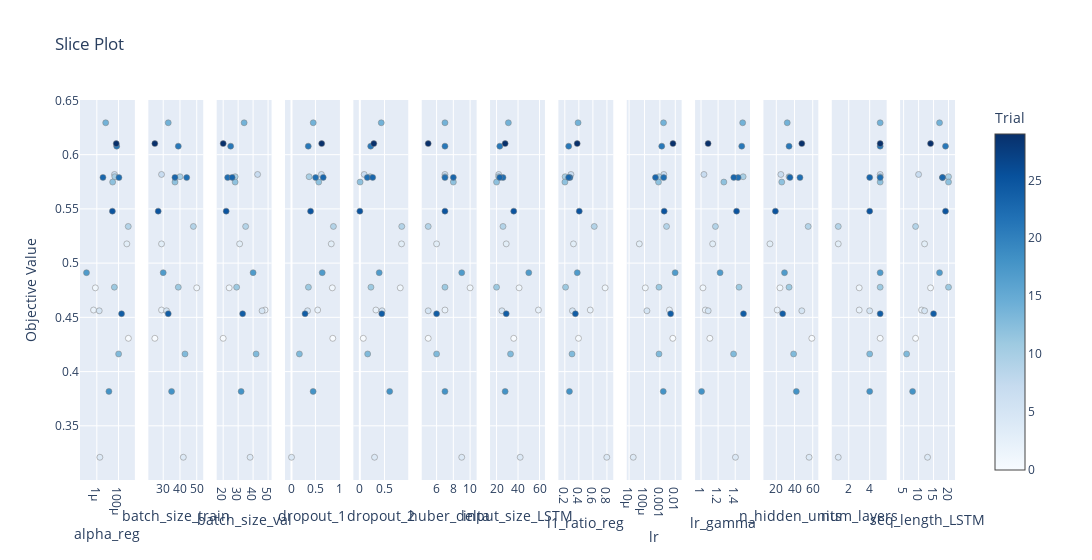

Here is the notebook cell this chart was saved with:
### Code cell
#Plotting the accuracies for each hyperparameter for each trial.
    
optuna.visualization.plot_slice(study)

### Figure 1 — Plotly figure (JSON) as saved in the notebook; plotly's stock layout.template omitted (floating-point values rounded to 4 significant figures)
{"data": [{"marker": {"color": [0, 1, 2, 3, 4, 5, 7, 9, 10, 11, 12, 13, 14, 17, 18, 21, 22, 23, 24, 25, 29], "colorbar": {"title": {"text": "Trial"}, "x": 1, "xpad": 40}, "colorscale": [[0, "rgb(247,251,255)"], [0.125, "rgb(222,235,247)"], [0.25, "rgb(198,219,239)"], [0.375, "rgb(158,202,225)"], [0.5, "rgb(107,174,214)"], [0.625, "rgb(66,146,198)"], [0.75, "rgb(33,113,181)"], [0.875, "rgb(8,81,156)"], [1, "rgb(8,48,107)"]], "line": {"color": "Grey", "width": 0.5}, "showscale": true}, "mode": "markers", "name": "Feasible Trial", "showlegend": false, "type": "scatter", "x": [0.0008226, 7.313e-07, 4.957e-07, 0.0005906, 1.906e-06, 1.661e-06, 4.286e-05, 0.0007988, 4.594e-05, 4.158e-05, 2.893e-05, 0.0001027, 6.595e-06, 1.108e-07, 1.308e-05, 6.843e-05, 0.0001104, 3.682e-06, 0.0001921, 2.744e-05, 6.201e-05], "xaxis": "x", "y": [0.4307, 0.4772, 0.4568, 0.5178, 0.321, 0.4561, 0.5817, 0.5338, 0.5796, 0.4778, 0.5747, 0.4162, 0.6294, 0.4912, 0.3817, 0.6078, 0.5788, 0.579, 0.4533, 0.5479, 0.6102], "yaxis": "y"}, {"marker": {"color": [0, 1, 2, 3, 4, 5, 7, 9, 10, 11, 12, 13, 14, 17, 18, 21, 22, 23, 24, 25, 29], "colorbar": {"title": {"text": "Trial"}, "x": 1, "xpad": 40}, "colorscale": [[0, "rgb(247,251,255)"], [0.125, "rgb(222,235,247)"], [0.25, "rgb(198,219,239)"], [0.375, "rgb(158,202,225)"], [0.5, "rgb(107,174,214)"], [0.625, "rgb(66,146,198)"], [0.75, "rgb(33,113,181)"], [0.875, "rgb(8,81,156)"], [1, "rgb(8,48,107)"]], "line": {"color": "Grey", "width": 0.5}, "showscale": false}, "mode": "markers", "name": "Feasible Trial", "showlegend": false, "type": "scatter", "x": [25, 50, 29, 29, 42, 32, 29, 48, 40, 39, 37, 43, 33, 30, 35, 39, 44, 37, 33, 27, 25], "xaxis": "x2", "y": [0.4307, 0.4772, 0.4568, 0.5178, 0.321, 0.4561, 0.5817, 0.5338, 0.5796, 0.4778, 0.5747, 0.4162, 0.6294, 0.4912, 0.3817, 0.6078, 0.5788, 0.579, 0.4533, 0.5479, 0.6102], "yaxis": "y2"}, {"marker": {"color": [0, 1, 2, 3, 4, 5, 7, 9, 10, 11, 12, 13, 14, 17, 18, 21, 22, 23, 24, 25, 29], "colorbar": {"title": {"text": "Trial"}, "x": 1, "xpad": 40}, "colorscale": [[0, "rgb(247,251,255)"], [0.125, "rgb(222,235,247)"], [0.25, "rgb(198,219,239)"], [0.375, "rgb(158,202,225)"], [0.5, "rgb(107,174,214)"], [0.625, "rgb(66,146,198)"], [0.75, "rgb(33,113,181)"], [0.875, "rgb(8,81,156)"], [1, "rgb(8,48,107)"]], "line": {"color": "Grey", "width": 0.5}, "showscale": false}, "mode": "markers", "name": "Feasible Trial", "showlegend": false, "type": "scatter", "x": [20, 24, 48, 31, 38, 46, 43, 35, 28, 29, 28, 42, 34, 40, 32, 25, 23, 26, 33, 22, 20], "xaxis": "x3", "y": [0.4307, 0.4772, 0.4568, 0.5178, 0.321, 0.4561, 0.5817, 0.5338, 0.5796, 0.4778, 0.5747, 0.4162, 0.6294, 0.4912, 0.3817, 0.6078, 0.5788, 0.579, 0.4533, 0.5479, 0.6102], "yaxis": "y3"}, {"marker": {"color": [0, 1, 2, 3, 4, 5, 7, 9, 10, 11, 12, 13, 14, 17, 18, 21, 22, 23, 24, 25, 29], "colorbar": {"title": {"text": "Trial"}, "x": 1, "xpad": 40}, "colorscale": [[0, "rgb(247,251,255)"], [0.125, "rgb(222,235,247)"], [0.25, "rgb(198,219,239)"], [0.375, "rgb(158,202,225)"], [0.5, "rgb(107,174,214)"], [0.625, "rgb(66,146,198)"], [0.75, "rgb(33,113,181)"], [0.875, "rgb(8,81,156)"], [1, "rgb(8,48,107)"]], "line": {"color": "Grey", "width": 0.5}, "showscale": false}, "mode": "markers", "name": "Feasible Trial", "showlegend": false, "type": "scatter", "x": [0.8619, 0.8521, 0.5472, 0.8306, 0.0005242, 0.3351, 0.6247, 0.8753, 0.3676, 0.353, 0.5688, 0.1645, 0.4535, 0.6417, 0.4517, 0.35, 0.5039, 0.6623, 0.2829, 0.3982, 0.6301], "xaxis": "x4", "y": [0.4307, 0.4772, 0.4568, 0.5178, 0.321, 0.4561, 0.5817, 0.5338, 0.5796, 0.4778, 0.5747, 0.4162, 0.6294, 0.4912, 0.3817, 0.6078, 0.5788, 0.579, 0.4533, 0.5479, 0.6102], "yaxis": "y4"}, {"marker": {"color": [0, 1, 2, 3, 4, 5, 7, 9, 10, 11, 12, 13, 14, 17, 18, 21, 22, 23, 24, 25, 29], "colorbar": {"title": {"text": "Trial"}, "x": 1, "xpad": 40}, "colorscale": [[0, "rgb(247,251,255)"], [0.125, "rgb(222,235,247)"], [0.25, "rgb(198,219,239)"], [0.375, "rgb(158,202,225)"], [0.5, "rgb(107,174,214)"], [0.625, "rgb(66,146,198)"], [0.75, "rgb(33,113,181)"], [0.875, "rgb(8,81,156)"], [1, "rgb(8,48,107)"]], "line": {"color": "Grey", "width": 0.5}, "showscale": false}, "mode": "markers", "name": "Feasible Trial", "showlegend": false, "type": "scatter", "x": [0.07033, 0.8198, 0.3258, 0.8456, 0.2982, 0.4513, 0.08853, 0.8502, 0.2081, 0.2255, 0.005665, 0.1591, 0.4347, 0.3929, 0.6052, 0.2205, 0.1515, 0.2605, 0.4452, 0.0009155, 0.2841], "xaxis": "x5", "y": [0.4307, 0.4772, 0.4568, 0.5178, 0.321, 0.4561, 0.5817, 0.5338, 0.5796, 0.4778, 0.5747, 0.4162, 0.6294, 0.4912, 0.3817, 0.6078, 0.5788, 0.579, 0.4533, 0.5479, 0.6102], "yaxis": "y5"}, {"marker": {"color": [0, 1, 2, 3, 4, 5, 7, 9, 10, 11, 12, 13, 14, 17, 18, 21, 22, 23, 24, 25, 29], "colorbar": {"title": {"text": "Trial"}, "x": 1, "xpad": 40}, "colorscale": [[0, "rgb(247,251,255)"], [0.125, "rgb(222,235,247)"], [0.25, "rgb(198,219,239)"], [0.375, "rgb(158,202,225)"], [0.5, "rgb(107,174,214)"], [0.625, "rgb(66,146,198)"], [0.75, "rgb(33,113,181)"], [0.875, "rgb(8,81,156)"], [1, "rgb(8,48,107)"]], "line": {"color": "Grey", "width": 0.5}, "showscale": false}, "mode": "markers", "name": "Feasible Trial", "showlegend": false, "type": "scatter", "x": [5, 10, 7, 6, 9, 5, 7, 5, 7, 7, 8, 6, 7, 9, 7, 7, 7, 8, 6, 7, 5], "xaxis": "x6", "y": [0.4307, 0.4772, 0.4568, 0.5178, 0.321, 0.4561, 0.5817, 0.5338, 0.5796, 0.4778, 0.5747, 0.4162, 0.6294, 0.4912, 0.3817, 0.6078, 0.5788, 0.579, 0.4533, 0.5479, 0.6102], "yaxis": "y6"}, {"marker": {"color": [0, 1, 2, 3, 4, 5, 7, 9, 10, 11, 12, 13, 14, 17, 18, 21, 22, 23, 24, 25, 29], "colorbar": {"title": {"text": "Trial"}, "x": 1, "xpad": 40}, "colorscale": [[0, "rgb(247,251,255)"], [0.125, "rgb(222,235,247)"], [0.25, "rgb(198,219,239)"], [0.375, "rgb(158,202,225)"], [0.5, "rgb(107,174,214)"], [0.625, "rgb(66,146,198)"], [0.75, "rgb(33,113,181)"], [0.875, "rgb(8,81,156)"], [1, "rgb(8,48,107)"]], "line": {"color": "Grey", "width": 0.5}, "showscale": false}, "mode": "markers", "name": "Feasible Trial", "showlegend": false, "type": "scatter", "x": [36, 41, 59, 29, 42, 25, 22, 26, 22, 20, 20, 33, 31, 50, 28, 23, 26, 23, 29, 36, 28], "xaxis": "x7", "y": [0.4307, 0.4772, 0.4568, 0.5178, 0.321, 0.4561, 0.5817, 0.5338, 0.5796, 0.4778, 0.5747, 0.4162, 0.6294, 0.4912, 0.3817, 0.6078, 0.5788, 0.579, 0.4533, 0.5479, 0.6102], "yaxis": "y7"}, {"marker": {"color": [0, 1, 2, 3, 4, 5, 7, 9, 10, 11, 12, 13, 14, 17, 18, 21, 22, 23, 24, 25, 29], "colorbar": {"title": {"text": "Trial"}, "x": 1, "xpad": 40}, "colorscale": [[0, "rgb(247,251,255)"], [0.125, "rgb(222,235,247)"], [0.25, "rgb(198,219,239)"], [0.375, "rgb(158,202,225)"], [0.5, "rgb(107,174,214)"], [0.625, "rgb(66,146,198)"], [0.75, "rgb(33,113,181)"], [0.875, "rgb(8,81,156)"], [1, "rgb(8,48,107)"]], "line": {"color": "Grey", "width": 0.5}, "showscale": false}, "mode": "markers", "name": "Feasible Trial", "showlegend": false, "type": "scatter", "x": [0.395, 0.7745, 0.5627, 0.3236, 0.7981, 0.309, 0.2875, 0.6196, 0.2048, 0.2107, 0.2013, 0.3025, 0.3889, 0.3775, 0.2662, 0.2555, 0.2732, 0.2543, 0.351, 0.4059, 0.3767], "xaxis": "x8", "y": [0.4307, 0.4772, 0.4568, 0.5178, 0.321, 0.4561, 0.5817, 0.5338, 0.5796, 0.4778, 0.5747, 0.4162, 0.6294, 0.4912, 0.3817, 0.6078, 0.5788, 0.579, 0.4533, 0.5479, 0.6102], "yaxis": "y8"}, {"marker": {"color": [0, 1, 2, 3, 4, 5, 7, 9, 10, 11, 12, 13, 14, 17, 18, 21, 22, 23, 24, 25, 29], "colorbar": {"title": {"text": "Trial"}, "x": 1, "xpad": 40}, "colorscale": [[0, "rgb(247,251,255)"], [0.125, "rgb(222,235,247)"], [0.25, "rgb(198,219,239)"], [0.375, "rgb(158,202,225)"], [0.5, "rgb(107,174,214)"], [0.625, "rgb(66,146,198)"], [0.75, "rgb(33,113,181)"], [0.875, "rgb(8,81,156)"], [1, "rgb(8,48,107)"]], "line": {"color": "Grey", "width": 0.5}, "showscale": false}, "mode": "markers", "name": "Feasible Trial", "showlegend": false, "type": "scatter", "x": [0.006901, 0.0001129, 0.004153, 4.61e-05, 1.858e-05, 0.000144, 0.001798, 0.002696, 0.0008793, 0.0008736, 0.0008106, 0.0008742, 0.001719, 0.009753, 0.001656, 0.001317, 0.00176, 0.0005151, 0.004974, 0.001899, 0.007054], "xaxis": "x9", "y": [0.4307, 0.4772, 0.4568, 0.5178, 0.321, 0.4561, 0.5817, 0.5338, 0.5796, 0.4778, 0.5747, 0.4162, 0.6294, 0.4912, 0.3817, 0.6078, 0.5788, 0.579, 0.4533, 0.5479, 0.6102], "yaxis": "y9"}, {"marker": {"color": [0, 1, 2, 3, 4, 5, 7, 9, 10, 11, 12, 13, 14, 17, 18, 21, 22, 23, 24, 25, 29], "colorbar": {"title": {"text": "Trial"}, "x": 1, "xpad": 40}, "colorscale": [[0, "rgb(247,251,255)"], [0.125, "rgb(222,235,247)"], [0.25, "rgb(198,219,239)"], [0.375, "rgb(158,202,225)"], [0.5, "rgb(107,174,214)"], [0.625, "rgb(66,146,198)"], [0.75, "rgb(33,113,181)"], [0.875, "rgb(8,81,156)"], [1, "rgb(8,48,107)"]], "line": {"color": "Grey", "width": 0.5}, "showscale": false}, "mode": "markers", "name": "Feasible Trial", "showlegend": false, "type": "scatter", "x": [1.103, 1.023, 1.05, 1.136, 1.403, 1.084, 1.034, 1.169, 1.493, 1.444, 1.267, 1.381, 1.487, 1.223, 1.007, 1.476, 1.434, 1.383, 1.497, 1.416, 1.083], "xaxis": "x10", "y": [0.4307, 0.4772, 0.4568, 0.5178, 0.321, 0.4561, 0.5817, 0.5338, 0.5796, 0.4778, 0.5747, 0.4162, 0.6294, 0.4912, 0.3817, 0.6078, 0.5788, 0.579, 0.4533, 0.5479, 0.6102], "yaxis": "y10"}, {"marker": {"color": [0, 1, 2, 3, 4, 5, 7, 9, 10, 11, 12, 13, 14, 17, 18, 21, 22, 23, 24, 25, 29], "colorbar": {"title": {"text": "Trial"}, "x": 1, "xpad": 40}, "colorscale": [[0, "rgb(247,251,255)"], [0.125, "rgb(222,235,247)"], [0.25, "rgb(198,219,239)"], [0.375, "rgb(158,202,225)"], [0.5, "rgb(107,174,214)"], [0.625, "rgb(66,146,198)"], [0.75, "rgb(33,113,181)"], [0.875, "rgb(8,81,156)"], [1, "rgb(8,48,107)"]], "line": {"color": "Grey", "width": 0.5}, "showscale": false}, "mode": "markers", "name": "Feasible Trial", "showlegend": false, "type": "scatter", "x": [59, 24, 21, 13, 56, 48, 25, 55, 34, 34, 26, 39, 32, 29, 42, 34, 46, 35, 27, 19, 48], "xaxis": "x11", "y": [0.4307, 0.4772, 0.4568, 0.5178, 0.321, 0.4561, 0.5817, 0.5338, 0.5796, 0.4778, 0.5747, 0.4162, 0.6294, 0.4912, 0.3817, 0.6078, 0.5788, 0.579, 0.4533, 0.5479, 0.6102], "yaxis": "y11"}, {"marker": {"color": [0, 1, 2, 3, 4, 5, 7, 9, 10, 11, 12, 13, 14, 17, 18, 21, 22, 23, 24, 25, 29], "colorbar": {"title": {"text": "Trial"}, "x": 1, "xpad": 40}, "colorscale": [[0, "rgb(247,251,255)"], [0.125, "rgb(222,235,247)"], [0.25, "rgb(198,219,239)"], [0.375, "rgb(158,202,225)"], [0.5, "rgb(107,174,214)"], [0.625, "rgb(66,146,198)"], [0.75, "rgb(33,113,181)"], [0.875, "rgb(8,81,156)"], [1, "rgb(8,48,107)"]], "line": {"color": "Grey", "width": 0.5}, "showscale": false}, "mode": "markers", "name": "Feasible Trial", "showlegend": false, "type": "scatter", "x": [5, 3, 3, 1, 1, 4, 5, 1, 5, 5, 5, 4, 5, 5, 4, 5, 5, 4, 5, 4, 5], "xaxis": "x12", "y": [0.4307, 0.4772, 0.4568, 0.5178, 0.321, 0.4561, 0.5817, 0.5338, 0.5796, 0.4778, 0.5747, 0.4162, 0.6294, 0.4912, 0.3817, 0.6078, 0.5788, 0.579, 0.4533, 0.5479, 0.6102], "yaxis": "y12"}, {"marker": {"color": [0, 1, 2, 3, 4, 5, 7, 9, 10, 11, 12, 13, 14, 17, 18, 21, 22, 23, 24, 25, 29], "colorbar": {"title": {"text": "Trial"}, "x": 1, "xpad": 40}, "colorscale": [[0, "rgb(247,251,255)"], [0.125, "rgb(222,235,247)"], [0.25, "rgb(198,219,239)"], [0.375, "rgb(158,202,225)"], [0.5, "rgb(107,174,214)"], [0.625, "rgb(66,146,198)"], [0.75, "rgb(33,113,181)"], [0.875, "rgb(8,81,156)"], [1, "rgb(8,48,107)"]], "line": {"color": "Grey", "width": 0.5}, "showscale": false}, "mode": "markers", "name": "Feasible Trial", "showlegend": false, "type": "scatter", "x": [9, 14, 11, 12, 13, 12, 10, 9, 20, 20, 20, 6, 17, 17, 8, 19, 18, 18, 15, 19, 14], "xaxis": "x13", "y": [0.4307, 0.4772, 0.4568, 0.5178, 0.321, 0.4561, 0.5817, 0.5338, 0.5796, 0.4778, 0.5747, 0.4162, 0.6294, 0.4912, 0.3817, 0.6078, 0.5788, 0.579, 0.4533, 0.5479, 0.6102], "yaxis": "y13"}], "layout": {"title": {"text": "Slice Plot"}, "width": 3900, "xaxis": {"anchor": "y", "domain": [0, 0.06272], "title": {"text": "alpha_reg"}, "type": "log"}, "xaxis10": {"anchor": "y10", "domain": [0.703, 0.7657], "title": {"text": "lr_gamma"}}, "xaxis11": {"anchor": "y11", "domain": [0.7811, 0.8438], "title": {"text": "n_hidden_units"}}, "xaxis12": {"anchor": "y12", "domain": [0.8592, 0.9219], "title": {"text": "num_layers"}}, "xaxis13": {"anchor": "y13", "domain": [0.9373, 1.0], "title": {"text": "seq_length_LSTM"}}, "xaxis2": {"anchor": "y2", "domain": [0.07811, 0.1408], "title": {"text": "batch_size_train"}}, "xaxis3": {"anchor": "y3", "domain": [0.1562, 0.2189], "title": {"text": "batch_size_val"}}, "xaxis4": {"anchor": "y4", "domain": [0.2343, 0.297], "title": {"text": "dropout_1"}}, "xaxis5": {"anchor": "y5", "domain": [0.3124, 0.3751], "title": {"text": "dropout_2"}}, "xaxis6": {"anchor": "y6", "domain": [0.3905, 0.4533], "title": {"text": "huber_delta"}}, "xaxis7": {"anchor": "y7", "domain": [0.4686, 0.5314], "title": {"text": "input_size_LSTM"}}, "xaxis8": {"anchor": "y8", "domain": [0.5467, 0.6095], "title": {"text": "l1_ratio_reg"}}, "xaxis9": {"anchor": "y9", "domain": [0.6249, 0.6876], "title": {"text": "lr"}, "type": "log"}, "yaxis": {"anchor": "x", "domain": [0, 1], "title": {"text": "Objective Value"}}, "yaxis10": {"anchor": "x10", "domain": [0, 1], "matches": "y", "showticklabels": false}, "yaxis11": {"anchor": "x11", "domain": [0, 1], "matches": "y", "showticklabels": false}, "yaxis12": {"anchor": "x12", "domain": [0, 1], "matches": "y", "showticklabels": false}, "yaxis13": {"anchor": "x13", "domain": [0, 1], "matches": "y", "showticklabels": false}, "yaxis2": {"anchor": "x2", "domain": [0, 1], "matches": "y", "showticklabels": false}, "yaxis3": {"anchor": "x3", "domain": [0, 1], "matches": "y", "showticklabels": false}, "yaxis4": {"anchor": "x4", "domain": [0, 1], "matches": "y", "showticklabels": false}, "yaxis5": {"anchor": "x5", "domain": [0, 1], "matches": "y", "showticklabels": false}, "yaxis6": {"anchor": "x6", "domain": [0, 1], "matches": "y", "showticklabels": false}, "yaxis7": {"anchor": "x7", "domain": [0, 1], "matches": "y", "showticklabels": false}, "yaxis8": {"anchor": "x8", "domain": [0, 1], "matches": "y", "showticklabels": false}, "yaxis9": {"anchor": "x9", "domain": [0, 1], "matches": "y", "showticklabels": false}}}
